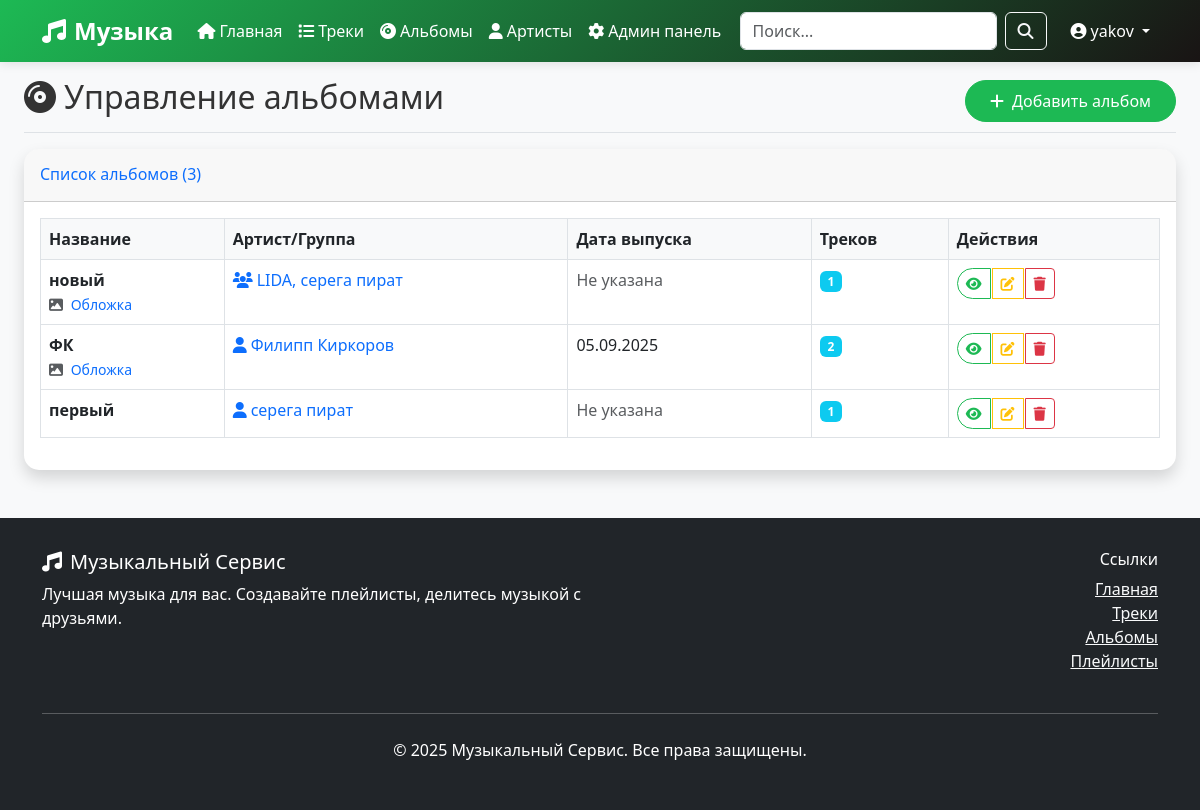
The page /admin-panel/albums/ (signed in) on the database as committed earlier.
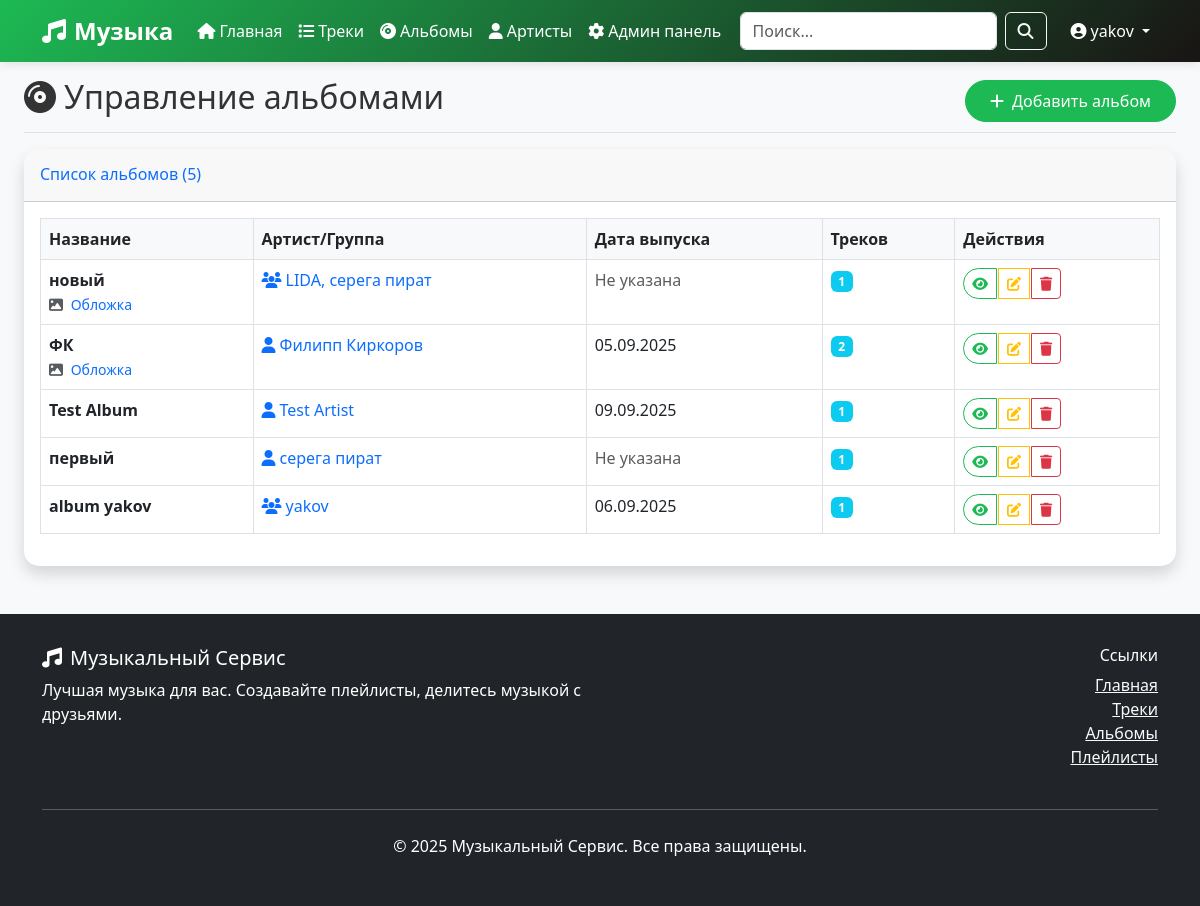
The same page on the database as committed later.
### music/models.py (models this page shows, shortened)
class Album(models.Model):
    id = models.UUIDField(primary_key=True, default=uuid.uuid4, editable=False)
    name = models.CharField(max_length=200, verbose_name='Название альбома')
    group = models.ForeignKey(Group, on_delete=models.CASCADE, null=True, blank=True, verbose_name='Группа')
    artist = models.ForeignKey(Artist, on_delete=models.CASCADE, null=True, blank=True, verbose_name='Артист')
    release_date = models.DateField(null=True, blank=True, verbose_name='Дата выпуска')
    photo = models.ImageField(upload_to='albums/', null=True, blank=True, verbose_name='Обложка альбома')
    play_count = models.PositiveIntegerField(default=0, verbose_name='Количество прослушиваний')
    class Meta:
        db_table = 'альбомы'
        verbose_name = 'Альбом'
        verbose_name_plural = 'Альбомы'

class Group(models.Model):
    id = models.UUIDField(primary_key=True, default=uuid.uuid4, editable=False)
    name = models.CharField(max_length=200, verbose_name='Название группы')
    description = models.TextField(blank=True, verbose_name='Описание группы')
    photo = models.ImageField(upload_to='groups/', null=True, blank=True, verbose_name='Фото группы')
    class Meta:
        db_table = 'группа'
        verbose_name = 'Группа'
        verbose_name_plural = 'Группы'

class Artist(models.Model):
    id = models.UUIDField(primary_key=True, default=uuid.uuid4, editable=False)
    name = models.CharField(max_length=200, verbose_name='Имя артиста')
    avatar = models.ImageField(upload_to='artists/', null=True, blank=True, verbose_name='Аватар')
    biography = models.TextField(blank=True, verbose_name='Биография')
    artist_role = models.CharField(max_length=100, blank=True, verbose_name='Роль артиста')
    class Meta:
        db_table = 'артисты'
        verbose_name = 'Артист'
        verbose_name_plural = 'Артисты'

### music/views.py (the view)
# urls.py: path('admin-panel/albums/', views.admin_albums, name='admin_albums'),
@login_required
def admin_albums(request):
    if not request.user.is_authenticated or request.user.role != 'admin':
        messages.error(request, 'Доступ запрещен. Требуются права администратора.')
        return redirect('music:home')
    albums = Album.objects.select_related('artist', 'group').order_by('-id')
    context = {
        'albums': albums,
    }
    return render(request, 'music/admin/admin_albums.html', context)

### music/templates/music/admin/admin_albums.html (shortened to what the changed rows need)
{% extends 'music/base.html' %}
{% block content %}
<div class="container-fluid">
    <div class="row">
        <main class="col-12 px-md-4">
            <div class="d-flex justify-content-between flex-wrap flex-md-nowrap align-items-center pt-3 pb-2 mb-3 border-bottom">
                <h1 class="h2">
                    <i class="fas fa-compact-disc me-2"></i>Управление альбомами
                </h1>
            </div>
            <div class="card shadow">
                <div class="card-header py-3">
                    <h6 class="m-0 font-weight-bold text-primary">
                        Список альбомов ({{ albums.count }})
                    </h6>
                </div>
                <div class="card-body">
                    <div class="table-responsive">
                        <table class="table table-bordered">
                            <thead>
                                <tr>
                                    <th>Название</th>
                                    <th>Артист/Группа</th>
                                    <th>Дата выпуска</th>
                                    <th>Треков</th>
                                    <th>Действия</th>
                                </tr>
                            </thead>
                            <tbody>
                                {% for album in albums %}
                                <tr>
                                    <td>
                                        <strong>{{ album.name }}</strong>
                                        {% if album.photo %}
                                            <br><small class="text-muted">
                                                <i class="fas fa-image me-1"></i>
                                                <a href="{{ album.photo.url }}" target="_blank" class="text-decoration-none">
                                                    Обложка
                                                </a>
                                            </small>
                                        {% endif %}
                                    </td>
                                    <td>
                                        {% if album.artist %}
                                            <a href="{% url 'music:artist_detail' album.artist.pk %}" class="text-decoration-none">
                                                <i class="fas fa-user me-1"></i>{{ album.artist.name }}
                                            </a>
                                        {% elif album.group %}
                                            <a href="{% url 'music:group_detail' album.group.pk %}" class="text-decoration-none">
                                                <i class="fas fa-users me-1"></i>{{ album.group.name }}
                                            </a>
                                        {% else %}
                                            <span class="text-muted">Не указан</span>
                                        {% endif %}
                                    </td>
                                    <td>
                                        {% if album.release_date %}
                                            {{ album.release_date|date:"d.m.Y" }}
                                        {% else %}
                                            <span class="text-muted">Не указана</span>
                                        {% endif %}
                                    </td>
                                    <td>
                                        <span class="badge bg-info">{{ album.track_set.count }}</span>
                                    </td>
                                    <td>
                                        <div class="btn-group" role="group">
                                            <a href="{% url 'music:album_detail' album.pk %}" class="btn btn-sm btn-outline-primary" title="Просмотр">
                                                <i class="fas fa-eye"></i>
                                            </a>
                                            <a href="{% url 'music:admin_edit_album' album.pk %}" class="btn btn-sm btn-outline-warning" title="Редактировать">
                                                <i class="fas fa-edit"></i>
                                            </a>
                                            <button type="button" class="btn btn-sm btn-outline-danger" title="Удалить"
                                                    onclick="confirmDelete('{{ album.name }}', '{% url 'music:admin_delete_album' album.pk %}')">
                                                <i class="fas fa-trash"></i>
                                            </button>
                                        </div>
                                    </td>
                                </tr>
                                {% endfor %}
                            </tbody>
                        </table>
                    </div>
                </div>
            </div>
        </main>
    </div>
</div>
{% endblock %}

Rows that differ between the two databases and show on the page:
added Album: name "Test Album", artist.name "Test Artist", release_date "09.09.2025", track_set.count "1"
added Album: name "album yakov", group.name "yakov", release_date "06.09.2025", track_set.count "1"
Other text that changed with them:
{{ albums.count }}: "3" → "5"
